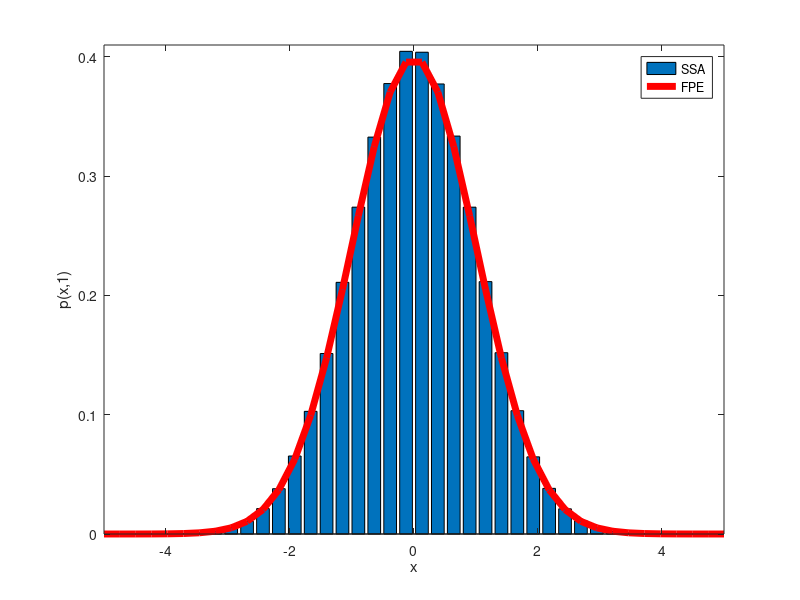

Source code (MATLAB): (Note: this script raises an error after producing the figure.)
%This code is desgined to simulate the one-dimensional diffusion SDE
%8.8's and find the probability distribution at t=1
%By Kit Yates
%Created 07/11/15
%Last Modified 07/11/15

clear all
close all

% Define the number of repeats we will do
M=100000;

%Define how many repeats of this we will do. We do blocks of repeats because
%of memory constraints
num_reps=10;

% Define the final time we will simulate to
T_final=1;

%Define the timestep for the simulations
delta_t=10^(-3);

%Define the diffusion coefficient
D=1;

%Define a vector of the time_points
time_vec=[0:delta_t:T_final];

%Define the  number of recording steps
num_rec_steps=T_final/delta_t;

%Define the vector which will reocrd the value of X at each time
%point
rec_vector_X=zeros(1,M*num_reps);

%Define the initial condition for X
X_init=0;

for i=1:num_reps
    %Increment the vector of state variables
    rec_vector_X((i-1)*M+1:M*i)=D*sqrt(delta_t)*sum(randn(num_rec_steps,M),1);
end

%Find the maximum data value
max_data=ceil(max(rec_vector_X));
min_data=-max_data;

%Define how many boxes to split the histogram into
hist_box_num=40;

%extract histogram data from each of the repeats after t_stat seconds when the
%process should have roughly reached steady state
[N,X]=hist(rec_vector_X,linspace(min_data,max_data,hist_box_num));

%Normalised the data to make it a PDF
N=N/(sum(N)*2*max_data/hist_box_num);


%Calculate the PDF at t=1 according to the FPE
p1=1/sqrt(2*pi*T_final)*exp(-(X.^2)/(2*T_final));

% Plot the histogram of the stationary frequencies
[h1]=bar(X,N);

hold on

%Plot the deterministic trajecotry for the mean of X
[h2]=plot(X,p1,'r','linewidth',5);

%correct the axes
axis([min_data max_data 0 ceil(max(N)*100)/100])

%make a legend for the figure
legend([h1,h2],['SSA'],'FPE');

%Set the x and y labels
xlabel('x')
ylabel('p(x,1)')

    %
    exportfig(gcf,...
        ['PDF_for_diffusion_SDE.eps'],...
        'Format','eps2',...
        'Width','20',...
        'Color','cmyk',...
        'Resolution',300,...
        'FontMode','fixed',...
        'FontSize',21);
    %             'LineWidth',6);
    %Save as a .fig as well
    saveas(gcf,['PDF_for_diffusion_SDE.fig'],'fig');
    